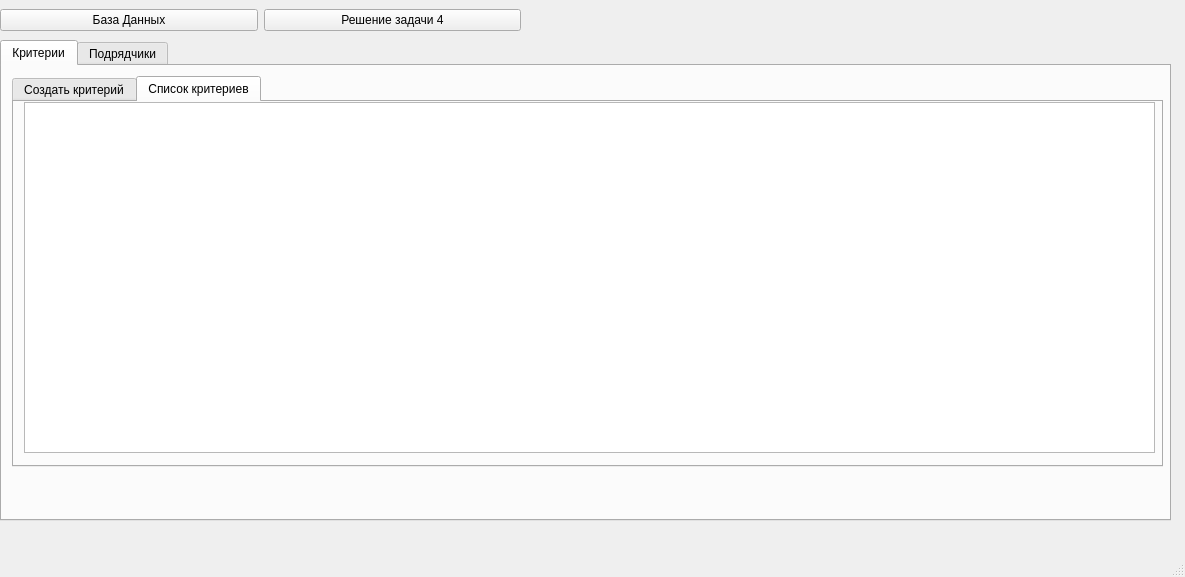
<?xml version="1.0" encoding="UTF-8"?>
<ui version="4.0">
 <class>MainWindow</class>
 <widget class="QMainWindow" name="MainWindow">
  <property name="enabled">
   <bool>true</bool>
  </property>
  <property name="geometry">
   <rect>
    <x>0</x>
    <y>0</y>
    <width>1185</width>
    <height>577</height>
   </rect>
  </property>
  <property name="windowTitle">
   <string>MainWindow</string>
  </property>
  <widget class="QWidget" name="centralwidget">
   <widget class="QWidget" name="gridLayoutWidget">
    <property name="geometry">
     <rect>
      <x>0</x>
      <y>0</y>
      <width>521</width>
      <height>41</height>
     </rect>
    </property>
    <layout class="QGridLayout" name="gridLayout">
     <property name="sizeConstraint">
      <enum>QLayout::SetMinimumSize</enum>
     </property>
     <item row="0" column="1">
      <widget class="QPushButton" name="pushButton_db">
       <property name="text">
        <string>База Данных</string>
       </property>
      </widget>
     </item>
     <item row="0" column="2">
      <widget class="QPushButton" name="pushButton_4">
       <property name="text">
        <string>Решение задачи 4</string>
       </property>
      </widget>
     </item>
    </layout>
   </widget>
   <widget class="QWidget" name="widget_db" native="true">
    <property name="enabled">
     <bool>true</bool>
    </property>
    <property name="geometry">
     <rect>
      <x>0</x>
      <y>40</y>
      <width>1181</width>
      <height>491</height>
     </rect>
    </property>
    <widget class="QTabWidget" name="tabWidget">
     <property name="geometry">
      <rect>
       <x>0</x>
       <y>0</y>
       <width>1171</width>
       <height>481</height>
      </rect>
     </property>
     <property name="currentIndex">
      <number>0</number>
     </property>
     <widget class="QWidget" name="tab">
      <attribute name="title">
       <string>Критерии</string>
      </attribute>
      <widget class="QTabWidget" name="tabWidget_2">
       <property name="geometry">
        <rect>
         <x>10</x>
         <y>10</y>
         <width>1151</width>
         <height>391</height>
        </rect>
       </property>
       <property name="currentIndex">
        <number>1</number>
       </property>
       <widget class="QWidget" name="tab_3">
        <attribute name="title">
         <string>Создать критерий</string>
        </attribute>
        <widget class="QWidget" name="verticalLayoutWidget">
         <property name="geometry">
          <rect>
           <x>40</x>
           <y>40</y>
           <width>281</width>
           <height>251</height>
          </rect>
         </property>
         <layout class="QVBoxLayout">
          <property name="spacing">
           <number>15</number>
          </property>
          <item>
           <widget class="QLabel" name="label">
            <property name="font">
             <font>
              <pointsize>12</pointsize>
             </font>
            </property>
            <property name="text">
             <string>Наимениование критерия</string>
            </property>
            <property name="alignment">
             <set>Qt::AlignCenter</set>
            </property>
           </widget>
          </item>
          <item>
           <widget class="QLineEdit" name="lineEdit_2"/>
          </item>
          <item>
           <widget class="QPushButton" name="pushButton">
            <property name="text">
             <string>Создать</string>
            </property>
           </widget>
          </item>
         </layout>
        </widget>
       </widget>
       <widget class="QWidget" name="tab_4">
        <attribute name="title">
         <string>Список критериев</string>
        </attribute>
        <widget class="QTableView" name="tableView">
         <property name="geometry">
          <rect>
           <x>10</x>
           <y>0</y>
           <width>1131</width>
           <height>351</height>
          </rect>
         </property>
        </widget>
       </widget>
      </widget>
     </widget>
     <widget class="QWidget" name="tab_2">
      <attribute name="title">
       <string>Подрядчики</string>
      </attribute>
      <widget class="QTabWidget" name="tabWidget_3">
       <property name="geometry">
        <rect>
         <x>10</x>
         <y>20</y>
         <width>1051</width>
         <height>391</height>
        </rect>
       </property>
       <property name="currentIndex">
        <number>1</number>
       </property>
       <widget class="QWidget" name="tab_7">
        <attribute name="title">
         <string>Создать подрядчика</string>
        </attribute>
        <widget class="QWidget" name="verticalLayoutWidget_3">
         <property name="geometry">
          <rect>
           <x>30</x>
           <y>20</y>
           <width>521</width>
           <height>300</height>
          </rect>
         </property>
         <layout class="QGridLayout" name="gridLayout_2">
          <item row="5" column="1">
           <widget class="QLineEdit" name="lineEdit_8"/>
          </item>
          <item row="4" column="1">
           <widget class="QLineEdit" name="lineEdit_7"/>
          </item>
          <item row="0" column="1">
           <widget class="QLineEdit" name="lineEdit_4"/>
          </item>
          <item row="6" column="1">
           <widget class="QPushButton" name="pushButton_3">
            <property name="text">
             <string>Создать</string>
            </property>
           </widget>
          </item>
          <item row="1" column="1">
           <widget class="QLineEdit" name="lineEdit"/>
          </item>
          <item row="1" column="0">
           <widget class="QLabel" name="label_4">
            <property name="text">
             <string>Стоимость работы</string>
            </property>
           </widget>
          </item>
          <item row="2" column="1">
           <widget class="QLineEdit" name="lineEdit_5"/>
          </item>
          <item row="2" column="0">
           <widget class="QLabel" name="label_5">
            <property name="text">
             <string>Наличие технологий</string>
            </property>
           </widget>
          </item>
          <item row="3" column="1">
           <widget class="QLineEdit" name="lineEdit_6"/>
          </item>
          <item row="5" column="0">
           <widget class="QLabel" name="label_8">
            <property name="text">
             <string>Квалифицированный кадровый персонал</string>
            </property>
           </widget>
          </item>
          <item row="4" column="0">
           <widget class="QLabel" name="label_7">
            <property name="text">
             <string>Наличие произвенных мощностей</string>
            </property>
           </widget>
          </item>
          <item row="3" column="0">
           <widget class="QLabel" name="label_6">
            <property name="text">
             <string>Тех. оснащенность</string>
            </property>
           </widget>
          </item>
          <item row="0" column="0">
           <widget class="QLabel" name="label_3">
            <property name="font">
             <font>
              <pointsize>12</pointsize>
             </font>
            </property>
            <property name="text">
             <string>Имя подрядчика</string>
            </property>
            <property name="alignment">
             <set>Qt::AlignCenter</set>
            </property>
           </widget>
          </item>
         </layout>
        </widget>
       </widget>
       <widget class="QWidget" name="tab_8">
        <attribute name="title">
         <string>Список подрядчиков</string>
        </attribute>
        <widget class="QTableView" name="tableView_3">
         <property name="geometry">
          <rect>
           <x>10</x>
           <y>0</y>
           <width>1031</width>
           <height>351</height>
          </rect>
         </property>
        </widget>
       </widget>
      </widget>
     </widget>
    </widget>
   </widget>
  </widget>
  <widget class="QStatusBar" name="statusbar"/>
 </widget>
 <resources/>
 <connections/>
</ui>
